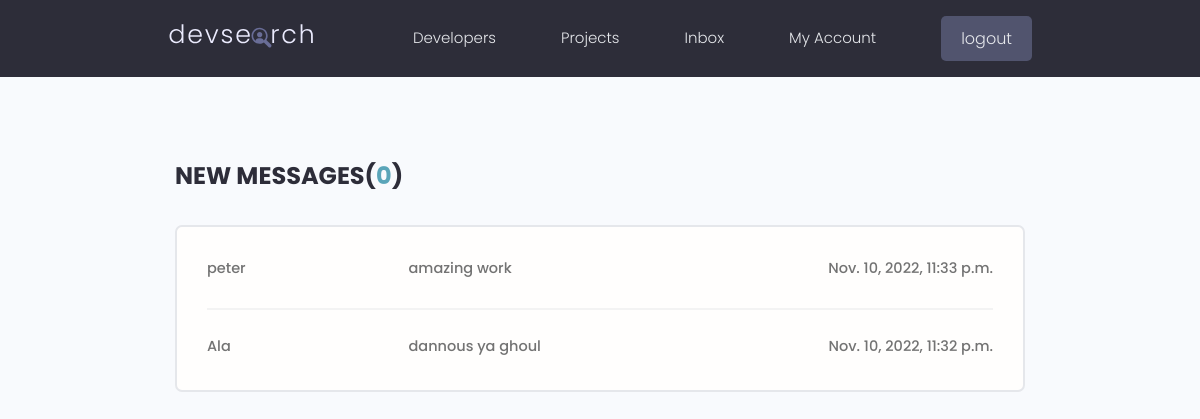
Screenshot of /inbox/ (signed in) with the database file from the repository.
### users/models.py (models this page shows, shortened)
class Message(models.Model):
    sender = models.ForeignKey(Profile, on_delete=models.SET_NULL, null=True, blank=True)
    recipient = models.ForeignKey(Profile, on_delete=models.SET_NULL, null=True, blank=True, related_name='messages')
    name = models.CharField(max_length=50, null=True, blank=True)
    subject = models.CharField(max_length=200, null=True, blank=True)
    email = models.EmailField(max_length=200, null=True, blank=True)
    body = models.TextField()
    is_read = models.BooleanField(default=False, null=True)
    created = models.DateTimeField(auto_now_add=True)
    id = models.UUIDField(default=uuid.uuid4, primary_key=True, editable=False, unique=True)
    class Meta:
        ordering = ['-created', 'is_read']

### users/views.py (the view)
# urls.py: path('inbox/', views.inbox, name='inbox'),
@login_required(login_url='login')
def inbox(request):
    profile = request.user.profile
    messagerequests = profile.messages.all()
    unreadCount = messagerequests.filter(is_read=False).count()
    context = {'messagerequests':messagerequests, 'unreadCount':unreadCount}
    return render(request, 'users/inbox.html', context)

### users/templates/users/inbox.html
{% extends 'main.html' %}
{% block content %}
<main class="inbox my-xl">
  <div class="content-box">
    <h3 class="inbox__title">New Messages(<span>{{unreadCount}}</span>)</h3>
    <ul class="messages">
      {% for message in messagerequests %}
      {% if message.is_read == False %}
      <li class="message message--unread">
      {% else %}
      <li class="message message">
      {% endif %}
        <a href="{% url 'message' message.id %}">
          <span class="message__author">{{message.name}}</span>
          <span class="message__subject">{{message.subject}}</span>
          <span class="message__date">{{message.created}}</span>
        </a>
      </li>
      {% endfor %}
    </ul>
  </div>
</main>
{% endblock content %}

### static/styles/app.css (style rules this page uses)
:root { --color-sub: #2d2d39; }
.content-box { width: 95%; max-width: 85rem; margin: 0 auto; }
.inbox { height: 90vh; }
.inbox__title, .inbox__title span { font-size: 2.4rem; font-weight: 700; color: var(--color-sub); text-transform: uppercase; text-align: left; margin-bottom: 3rem; }
.inbox__title span { color: var(--color-main); }
.messages { list-style: none; background: var(--color-white); padding: 0.5rem 3rem; border: 2px solid var(--color-light); border-radius: 0.7rem; }
.message { padding: 2.5rem 0; }
.message > a span { font-size: 1.45rem; font-weight: 500; }
.message:not(:last-child) { border-bottom: 2px solid var(--color-white-light); }
.message > a { display: flex; gap: 1rem; }
.message__author, .message__date { flex-basis: 25%; }
.message__subject { flex-basis: 50%; }
.message__date { text-align: right; }

### static/uikit/styles/modules/_variables.css (style rules this page uses)
:root { --color-main: #5aa5b9; --color-main-light: #e6faff; --color-sub: #3f4156; --color-sub-light: #51546e; --color-sub-lighter: #ededfd; --color-text: #737373; --color-gray: #8b8b8b; --color-light: #e5e7eb; --color-light-gray: #767676; --color-bg: #f8fafd; --color-white: #fffefd; --color-white-light: #f3f3f3; --color-success: #359e64; --color-success-bg: #def8e8; --color-error: #fc4b0b; --color-error-bg: #fff2ee; --font-base: 'Poppins', arial, helvetica, 'Segoe UI', roboto, ubuntu, sans-serif; --font-monospace: 'Fira Code', 'Courier New', courier, monospace; --font-regular: 300; --font-medium: 500; --font-bold: 700; --generic-shadow: 1px 1px 5px #00000010; --generic-transition: all 0.3s ease-in-out; }

### static/uikit/styles/modules/_base.css (style rules this page uses)
* { margin: 0; padding: 0; box-sizing: border-box; text-rendering: optimizeLegibility; color: inherit; font-size: inherit; }
html { font-size: 50%; }
@media only screen and (min-width: 480px) { html { font-size: 56.25%; } }
@media only screen and (min-width: 1200px) { html { font-size: 62.5%; } }

### static/uikit/styles/modules/_typography.css (style rules this page uses)
* { font-family: var(--font-base); }
h3 { font-size: 3.2rem; font-weight: var(--font-medium); }
p, span, strong { font-size: 1.6rem; color: var(--color-text); font-weight: var(--font-regular); }
a { padding-bottom: 2px; text-decoration: none; display: inline-block; color: var(--color-main); font-weight: var(--font-medium); }

### static/uikit/styles/modules/_utilities.css (style rules this page uses)
.my-xl { margin: 8rem auto; }

### rows the page displays
Message: name "peter", subject "amazing work", created "Nov. 10, 2022, 11:33 p.m."
Message: name "Ala", subject "dannous ya ghoul", created "Nov. 10, 2022, 11:32 p.m."

### other values shown
{{ unreadCount }} "0"
